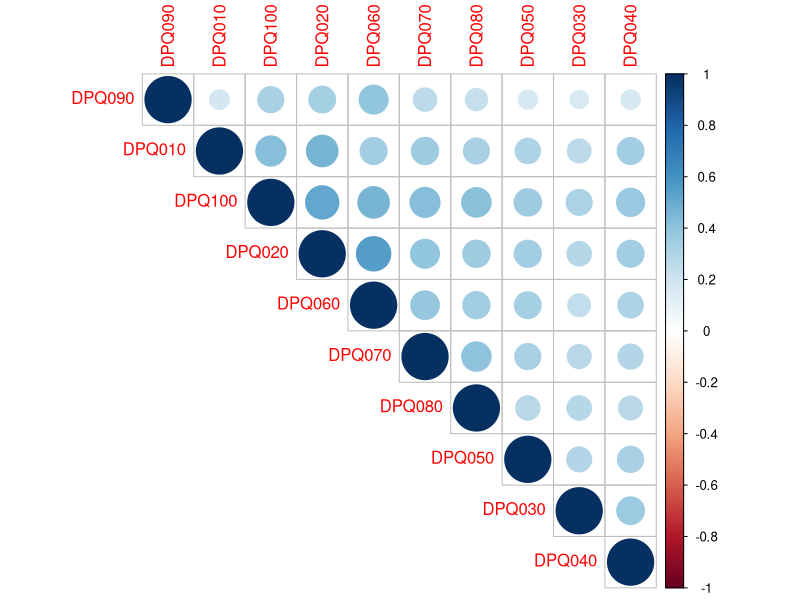
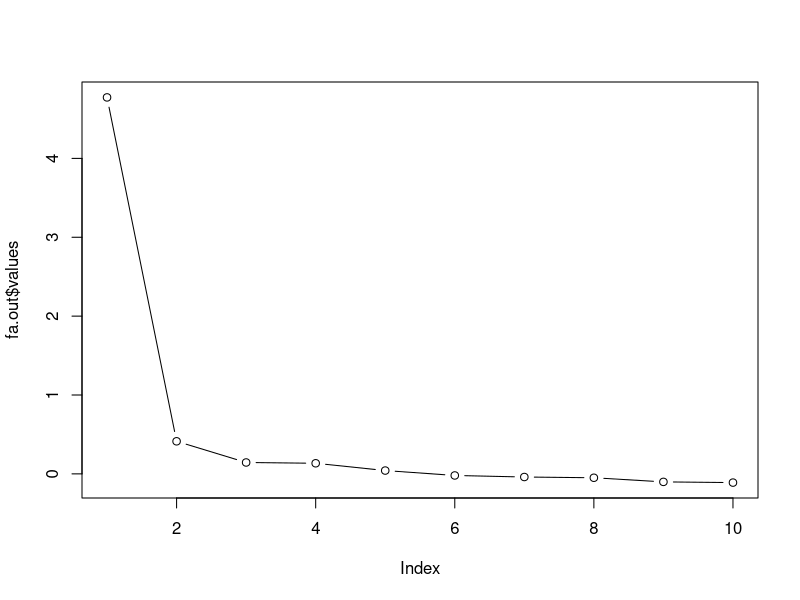
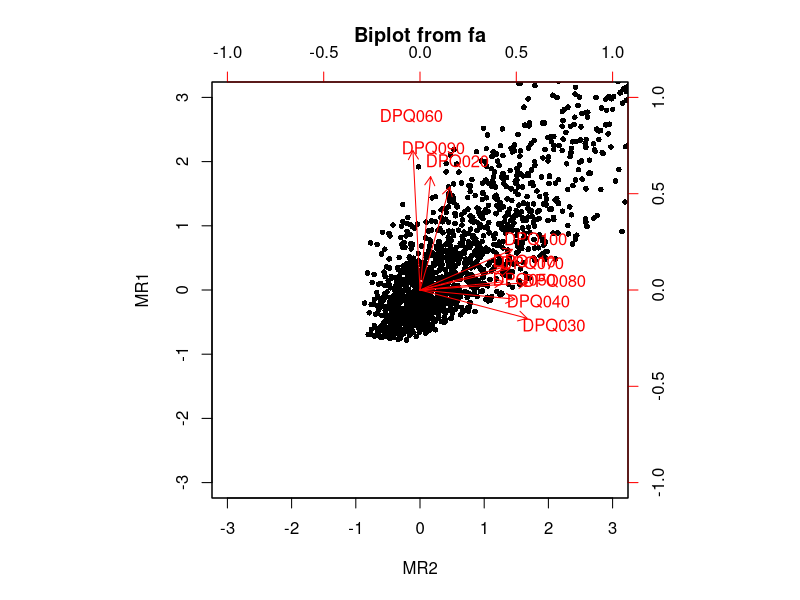
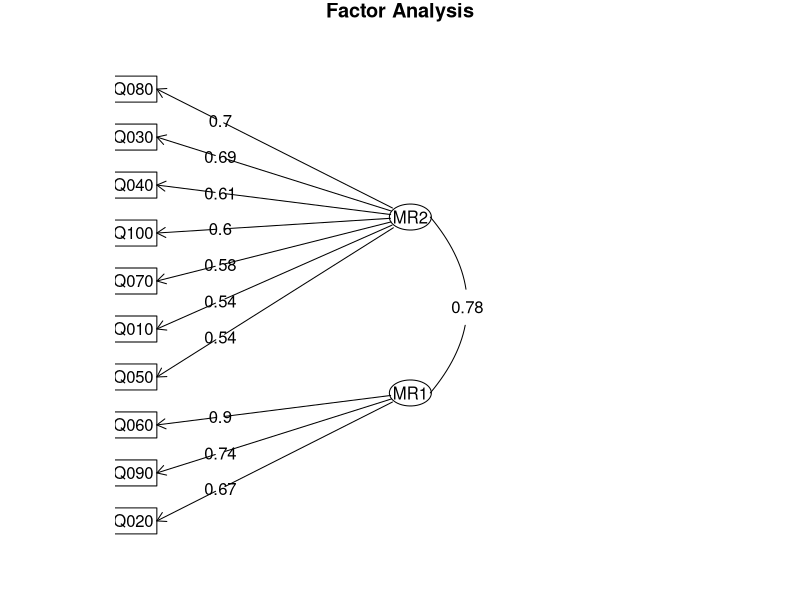
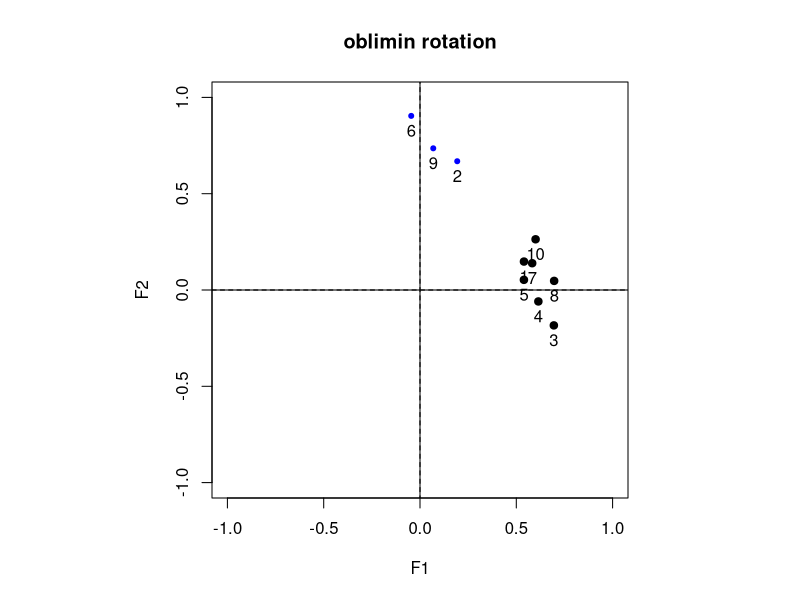
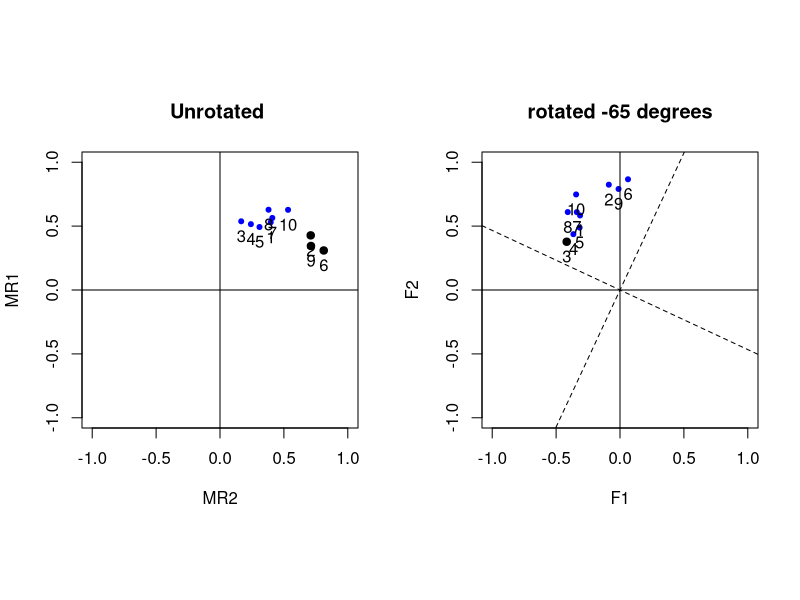

Write R code to recreate these figures, in order.
## ---- chunk 1
options(width = 300)
dep <- read.csv("data/dep.csv",header = TRUE, 
                sep = ",", na.strings = "NA")
# na.strings : a character vector of strings which are to be 
#             interpreted as NA values.
head(dep)
nrow(dep)

x <- dep[,2:11]
## ---- chunk 2
R <- cor(x)
library(corrplot)
corrplot(R,type="upper",order="hclust")
## ---- chunk 3
library(psych)
library(GPArotation)
## ---- chunk 4
head(x)
## ---- chunk 5
polychoric(x)
## ---- chunk 6
fa.out <- fa(dep[,2:11], nfactors=2, cor='poly', rotate = "oblimin")
## ---- chunk 7
fa.out
names(fa.out)
plot(fa.out$values,type='b')
## ---- chunk 8
biplot(fa.out)
## ---- chunk 9
head(fa.out$scores)
## ---- chunk 10
x[122,]
fa.out$scores[122,]
## ---- chunk 11
apply(x,2,mean) + fa.out$scores[122,]%*%t(as.matrix(fa.out$loadings[,1:2]))
## ---- chunk 12
fa.diagram(fa.out, digits = 2)
## ---- chunk 13
round(cbind(fa.out$loadings,"h2"=fa.out$communality,"u2"=fa.out$uniquenesses,"com"=fa.out$complexity),2)
## ---- chunk 14
fa.out$Vaccounted
## ---- chunk 15
fa.out$Phi
## ---- chunk 16
fa.dem <- factor.rotate(fa.out,0,plot=TRUE,xlim=c(-1,1),ylim=c(-1,1), title="oblimin rotation")
## ---- chunk 17
fa.out <- fa(dep[,2:11], nfactors=2, cor='poly', rotate = "varimax")
fa.out
## ---- chunk 18
op <- par(mfrow=c(1,2))
cluster.plot(fa.out,xlim=c(-1,1),ylim=c(-1,1),title="Unrotated ")
f2r <- factor.rotate(fa.out,-65,plot=TRUE,xlim=c(-1,1),ylim=c(-1,1),title="rotated -65 degrees")
